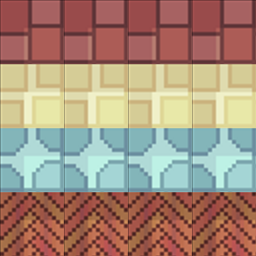

Below is a game level as drawn by its tile map, then a one-line description and the .tmx file that defines it, in full:
An orthogonal 4x4 tile map with 64x64 px tiles, 1 tile layer (Tile Layer 1).

<map version="1.10" tiledversion="1.12.0" orientation="orthogonal" renderorder="right-up" width="4" height="4" tilewidth="64" tileheight="64" infinite="0" nextlayerid="2" nextobjectid="1">
 <tileset firstgid="1" name="Room_Builder_free_64x64" tilewidth="64" tileheight="64" tilecount="391" columns="17">
  <image source="../../../../assets/textures/environments/Room_Builder_free_64x64.png" width="1088" height="1472" />
 </tileset>
 <layer id="1" name="Tile Layer 1" width="4" height="4">
  <data encoding="csv">
97,97,97,97,
131,131,131,131,
165,165,165,165,
233,233,233,233
</data>
 </layer>
</map>
